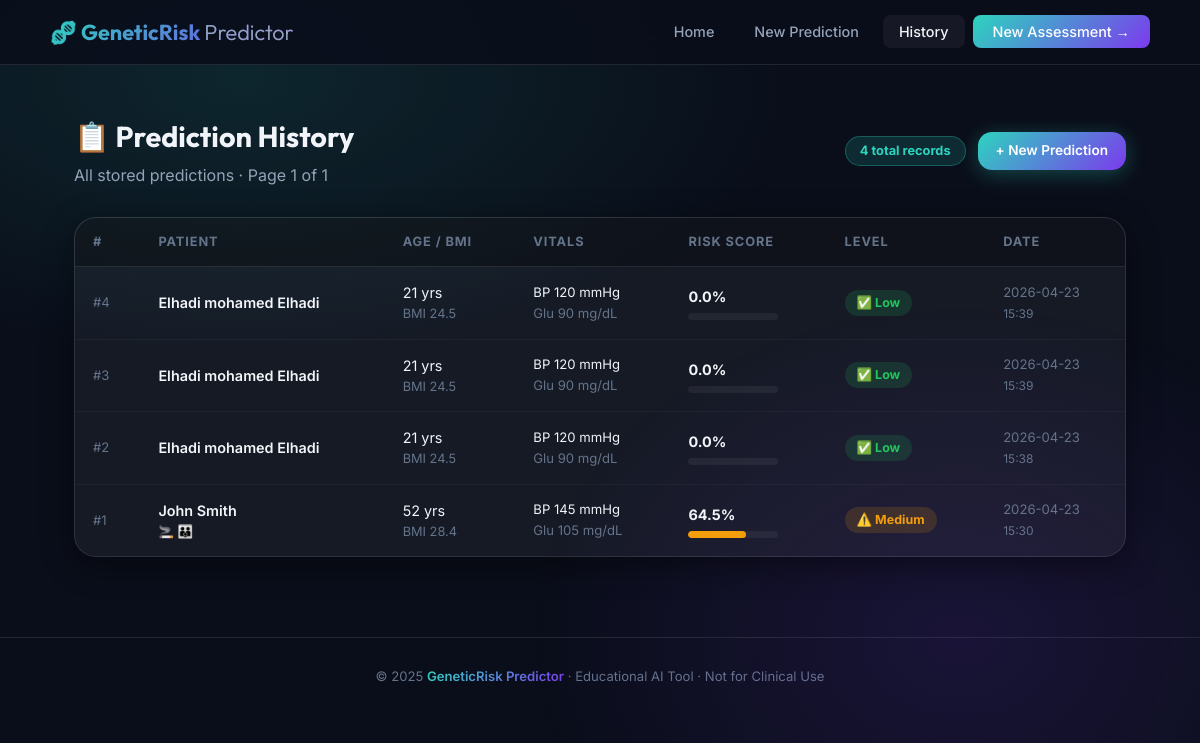
The app's page /history with its own data.
### tables this page shows
CREATE TABLE predictions (
            id                INTEGER PRIMARY KEY AUTOINCREMENT,
            patient_name      TEXT    NOT NULL,
            age               INTEGER NOT NULL,
            bmi               REAL    NOT NULL,
            blood_pressure    INTEGER NOT NULL,
            cholesterol       INTEGER NOT NULL,
            glucose           INTEGER NOT NULL,
            smoking           INTEGER NOT NULL DEFAULT 0,
            family_history    INTEGER NOT NULL DEFAULT 0,
            physical_activity INTEGER NOT NULL DEFAULT 0,
            alcohol_use       INTEGER NOT NULL DEFAULT 0,
            genetic_marker_1  INTEGER NOT NULL DEFAULT 0,
            genetic_marker_2  INTEGER NOT NULL DEFAULT 0,
            genetic_marker_3  INTEGER NOT NULL DEFAULT 0,
            genetic_marker_4  INTEGER NOT NULL DEFAULT 0,
            genetic_marker_5  INTEGER NOT NULL DEFAULT 0,
            risk_probability  REAL    NOT NULL,
            risk_level        TEXT    NOT NULL,
            created_at        TEXT    NOT NULL
        );

### app.py (the view)
@app.route("/history")
def history():
    page     = max(1, request.args.get("page", 1, type=int))
    per_page = 10
    offset   = (page - 1) * per_page
    total    = get_total_count()
    records  = get_history(limit=per_page, offset=offset)
    total_pages = max(1, -(-total // per_page))  # ceiling division
    for r in records:
        r["result"] = format_result(r["risk_probability"])
    return render_template(
        "history.html",
        records=records,
        page=page,
        total_pages=total_pages,
        total=total,
        per_page=per_page,
    )

### database/db.py (called while the page is built)
def _get_sqlite_conn():
    SQLITE_PATH.parent.mkdir(parents=True, exist_ok=True)
    conn = sqlite3.connect(str(SQLITE_PATH))
    conn.row_factory = sqlite3.Row
    _init_sqlite(conn)
    return conn

@contextmanager
def get_connection():
    conn = None
    try:
        conn = _get_sqlserver_conn() if USE_SQLSERVER else _get_sqlite_conn()
        yield conn
    finally:
        if conn:
            conn.close()

def get_history(limit: int = 50, offset: int = 0) -> list:
    if USE_SQLSERVER:
        sql = "SELECT * FROM predictions ORDER BY id DESC OFFSET ? ROWS FETCH NEXT ? ROWS ONLY"
        with get_connection() as conn:
            cursor = conn.cursor()
            cursor.execute(sql, [offset, limit])
            cols = [c[0] for c in cursor.description]
            return [dict(zip(cols, row)) for row in cursor.fetchall()]
    else:
        sql = "SELECT * FROM predictions ORDER BY id DESC LIMIT :limit OFFSET :offset"
        with get_connection() as conn:
            cursor = conn.execute(sql, {"limit": limit, "offset": offset})
            return [dict(r) for r in cursor.fetchall()]

def get_total_count() -> int:
    with get_connection() as conn:
        if USE_SQLSERVER:
            cursor = conn.cursor()
            cursor.execute("SELECT COUNT(*) FROM predictions")
            return cursor.fetchone()[0]
        else:
            cursor = conn.execute("SELECT COUNT(*) FROM predictions")
            return cursor.fetchone()[0]

### utils/helpers.py (called while the page is built)
def classify_risk(probability: float) -> str:
    if probability < 0.35:
        return "Low"
    elif probability < 0.65:
        return "Medium"
    else:
        return "High"

def risk_color(level: str) -> str:
    return {
        "Low":    "risk-low",
        "Medium": "risk-medium",
        "High":   "risk-high",
    }.get(level, "risk-low")

def risk_icon(level: str) -> str:
    return {
        "Low":    "✅",
        "Medium": "⚠️",
        "High":   "🚨",
    }.get(level, "✅")

def format_percentage(probability: float) -> str:
    return f"{probability * 100:.1f}%"

def format_result(probability: float) -> dict:
    level = classify_risk(probability)
    return {
        "probability":  probability,
        "percentage":   format_percentage(probability),
        "risk_level":   level,
        "risk_color":   risk_color(level),
        "risk_icon":    risk_icon(level),
        "description":  _risk_description(level),
        "advice":       _risk_advice(level),
    }

### templates/history.html (shortened to what this page needs)
<!DOCTYPE html>
<html lang="en">
<head>
  <link rel="stylesheet" href="{{ url_for('static', filename='css/style.css') }}"/>
</head>
<body>
<nav class="navbar">
  <div class="navbar-inner">
    <a href="/" class="navbar-brand">🧬 GeneticRisk <span>Predictor</span></a>
    <ul class="nav-links">
      <li><a href="/">Home</a></li>
      <li><a href="/predict">New Prediction</a></li>
      <li><a href="/history" class="active">History</a></li>
      <li><a href="/predict" class="nav-cta">New Assessment →</a></li>
    </ul>
  </div>
</nav>
<main class="history-page">
  <div class="container fade-in">
    <div class="history-header">
      <div>
        <h1>📋 Prediction History</h1>
        <p style="color:var(--text-secondary);margin-top:4px">
          All stored predictions · Page {{ page }} of {{ total_pages }}
        </p>
      </div>
      <div style="display:flex;gap:12px;align-items:center;flex-wrap:wrap">
        <span class="badge badge-teal">{{ total }} total records</span>
        <a href="/predict" class="btn btn-primary btn-sm" id="btn-new-pred">+ New Prediction</a>
      </div>
    </div>
    {% if records %}
    <div class="table-wrap">
      <table>
        <thead>
          <tr>
            <th>#</th>
            <th>Patient</th>
            <th>Age / BMI</th>
            <th>Vitals</th>
            <th>Risk Score</th>
            <th>Level</th>
            <th>Date</th>
          </tr>
        </thead>
        <tbody>
          {% for r in records %}
          {% set pct = (r.risk_probability * 100) | round(1) %}
          <tr data-href="/result/{{ r.id }}" title="Click to view full report">
            <td style="color:var(--text-muted);font-size:.82rem">#{{ r.id }}</td>
            <td>
              <div style="font-weight:600">{{ r.patient_name }}</div>
              <div style="font-size:.78rem;color:var(--text-muted)">
                {% if r.smoking %}🚬{% endif %}
                {% if r.family_history %}👪{% endif %}
              </div>
            </td>
            <td>
              <div>{{ r.age }} yrs</div>
              <div style="font-size:.8rem;color:var(--text-muted)">BMI {{ r.bmi }}</div>
            </td>
            <td>
              <div style="font-size:.82rem">BP {{ r.blood_pressure }} mmHg</div>
              <div style="font-size:.82rem;color:var(--text-muted)">Glu {{ r.glucose }} mg/dL</div>
            </td>
            <td>
              <div style="font-weight:700;margin-bottom:5px">{{ pct }}%</div>
              <div class="prob-bar-wrap">
                <div class="prob-bar prob-bar-{{ r.result.risk_level | lower }}"
                     data-width="{{ pct }}" style="width:0"></div>
              </div>
            </td>
            <td>
              <span class="chip chip-{{ r.result.risk_level | lower }}">
                {{ r.result.risk_icon }} {{ r.result.risk_level }}
              </span>
            </td>
            <td style="color:var(--text-muted);font-size:.82rem;white-space:nowrap">
              {{ r.created_at[:10] }}<br/>
              <span style="font-size:.75rem">{{ r.created_at[11:16] if r.created_at|length > 10 else '' }}</span>
            </td>
          </tr>
          {% endfor %}
        </tbody>
      </table>
    </div>
    {% endif %}
  </div>
</main>
<footer class="footer">
  <p>© 2025 <span>GeneticRisk Predictor</span> · Educational AI Tool · Not for Clinical Use</p>
</footer>
</body>
</html>

### records on screen
predictions: id "4", patient_name "Elhadi mohamed Elhadi", age "21", bmi "24.5", blood_pressure "120", glucose "90", pct "0.0", result.risk_icon "✅", result.risk_level "Low", created_at "2026-04-23", created_at "15:39"
predictions: id "3", patient_name "Elhadi mohamed Elhadi", age "21", bmi "24.5", blood_pressure "120", glucose "90", pct "0.0", result.risk_icon "✅", result.risk_level "Low", created_at "2026-04-23", created_at "15:39"
predictions: id "2", patient_name "Elhadi mohamed Elhadi", age "21", bmi "24.5", blood_pressure "120", glucose "90", pct "0.0", result.risk_icon "✅", result.risk_level "Low", created_at "2026-04-23", created_at "15:38"
predictions: id "1", patient_name "John Smith", age "52", bmi "28.4", blood_pressure "145", glucose "105", pct "64.5", result.risk_icon "⚠️", result.risk_level "Medium", created_at "2026-04-23", created_at "15:30"

### other values on screen
{{ page }} "1"
{{ total_pages }} "1"
{{ total }} "4"
